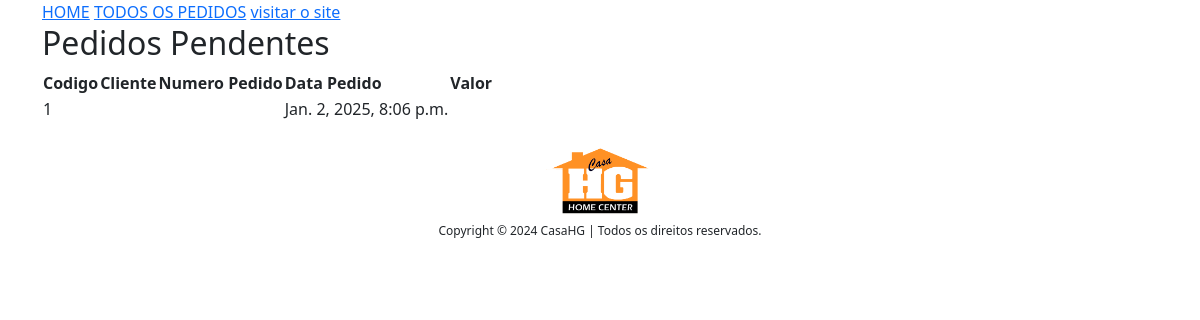
Before: /admin-todos-pedido/ (signed in) with the older database file.
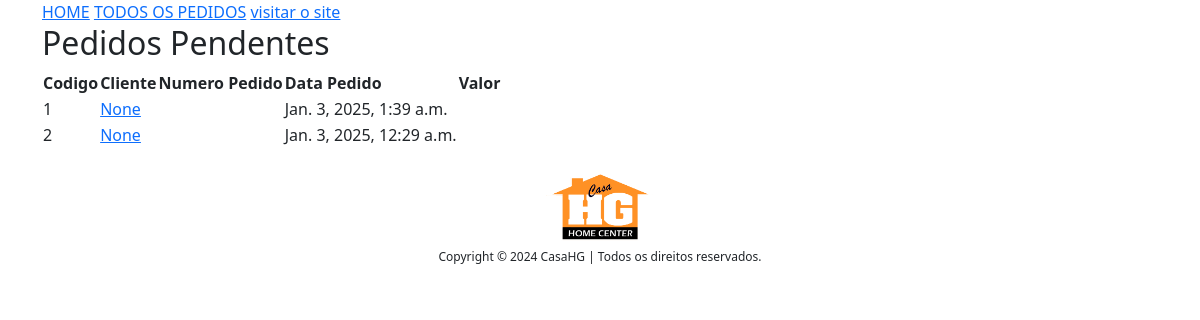
After: the same page with the newer database file.
### app/models.py (models this page shows, shortened)
class Pedido_order(models.Model):
    cliente = models.OneToOneField(Cliente,on_delete=models.CASCADE,default="")
    nome_cliente = models.CharField(max_length=200,default="")
    cpf_cnpj = models.CharField(max_length=20, default="") # cpf do cliente formatadinho direitinho
    codigo_cliente = models.CharField(max_length=8,default="",null=True,blank=True) # codigo consistente com sistema interno, se não tiver
    telefone = models.CharField(max_length=19,default="")
    carro = models.OneToOneField(Carro,on_delete=models.CASCADE)
    total_bruto = models.DecimalField(max_digits=10,decimal_places=2,default=0)
    total_desconto = models.DecimalField(max_digits=10,decimal_places=2,default=0)
    total_final = models.DecimalField(max_digits=10,decimal_places=2,default=0)
    pedido_status = models.CharField(max_length=50, choices=PEDIDO_STATUS)
    endereco_envio = models.OneToOneField(Endereco,on_delete=models.CASCADE,default="")
    endereco_envio_formatado = models.CharField(max_length=200,default="")
    criado_em = models.DateTimeField(auto_now_add=True)
    ordenado_por = models.CharField(max_length=200,null=True,blank=True)

class Empresa(models.Model):
    titulo = models.CharField(max_length=200)
    link = models.CharField(max_length=200,null=True,blank=True)
    image = models.ImageField(upload_to="empresas")

### app/views.py (the view)
# urls.py: path("admin-todos-pedido/", AdminTodosPedidoView.as_view(), name="admintodospedido"),
class AdminTodosPedidoView(AdminRequireMixin, BaseContextMixin, ListView):
    template_name = "admin_paginas/admintodospedido.html"
    queryset = Pedido_order.objects.all().order_by("-id")
    context_object_name = "todospedido"
    def get_context_data(self, **kwargs):
        context = super().get_context_data(**kwargs)
        context["PedidosPendentes"] = Pedido_order.objects.filter(pedido_status="Pedido Recebido").order_by("-id")
        return context

### app/context_processors.py (called while the page is built)
def add_empresa_to_context(request):
    return {'empresa': Empresa.objects.first(), 'debug_var': 'Debug Variable'}

### app/views.py (called while the page is built)
    def dispatch(self, request, *args, **kwargs):
        if request.user.is_authenticated:# and Admin.objects.filter(user=request.user).exists():
            pass
        else:
            return redirect("/admin-login/")
        return super().dispatch(request,*args,**kwargs)

    def get_context_data(self, **kwargs):
        context = super().get_context_data(**kwargs)
        context['todoscategorias'] = Categoria.objects.all()
        context['footer'] = Empresa.objects.all()
        return context

### templates/admin_paginas/admintodospedido.html (shortened to what this page needs)
{%extends "admin_paginas/adminbase.html"%}
    {% block content %}
    <div class = "container">
        <div class = "row">
            <div class = "col-md-12">
                <h2>Pedidos Pendentes</h2>
                <table>
                    <thead>
                        <tr>
                            <th>Codigo</th>
                            <th>Cliente</th>
                            <th>Numero Pedido</th>
                            <th>Data Pedido</th>
                            <th>Valor</th>
                        </tr>
                    </thead>
                    <tbody>
                        {% for pedido in todospedido %}
                        <tr>
                            <td>{{forloop.counter}}</td>
                            <td><a href="{% url 'lojaapp:adminpedido' pedido.id %}">{{pedido.ordenado_por}}</a></td>
                            <td>{{pedido.pedido_id}}</td>
                            <td>{{pedido.criado_em}}</td>
                            <td>{{pedido.total}}</td>
                        </tr>
                        {%endfor%}
                    </tbody>
                </table>
            </div>
        </div>
    </div>
    {% endblock %}

### templates/admin_paginas/adminbase.html (shortened to what this page needs)
<!doctype html>
<html lang="en">
<head>
    <link rel="stylesheet" href="https://cdn.jsdelivr.net/npm/bootstrap@5.3.2/dist/css/bootstrap.min.css">
</head>
<body>
    <div class = "container">
        <a href = "{% url 'lojaapp:adminhome' %}">HOME</a>
        <a href="{% url 'lojaapp:admintodospedido' %}" target="_blank"> TODOS OS PEDIDOS</a>
        <a href="{% url 'lojaapp:home' %}" target="_blank"> visitar o site</a>
    </div>
    {% block content %}
    {% endblock %}
    <br>
    <footer class="container" style="background-color: transparent; box-shadow: none;">
        <div class="row justify-content-center">
            <div class="col-3" style="display:flex; justify-content: center;">
                {% for empresa in footer %}
                    <a href=""><img src="{{ empresa.image.url }}" style="height: 70px;"></a>
                {% endfor %}
            </div>
            <div class="col-12">
                <h1 class="my-2" style="align-items: center; justify-content: center; font-size: 12px; display:flex;">Copyright © 2024 CasaHG | Todos os direitos reservados.</h1>
            </div>
        </div>
    </footer>
</body>
</html>

Changed rows visible on the page:
removed Pedido_order: criado_em "Jan. 2, 2025, 8:06 p.m."
added Pedido_order: ordenado_por "None", criado_em "Jan. 3, 2025, 1:39 a.m."
added Pedido_order: ordenado_por "None", criado_em "Jan. 3, 2025, 12:29 a.m."
